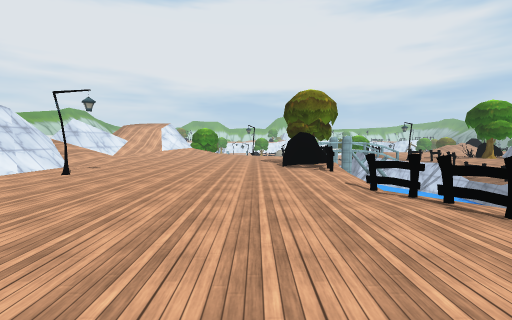
View 1 (above)

17 first-person views from a walk through a 3-D level made in the Unity game engine. The camera is 1.5 m above the floor, tilts 4° down and sees 90° across. The floor is counted in squares, 2 m on a side. Each view is taken from the middle of a square. On the plan, view 1 faces up. The plan holds only what a view shows up to about 9 squares ahead; the rest is blank. The place goes on beyond the plan. The player is left out. Some animated figures are left out. Some surface patterns are stand-ins.

View 2
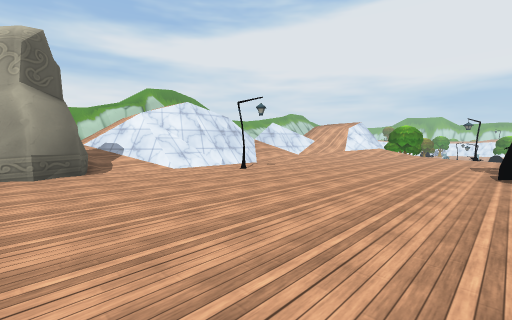

View 3
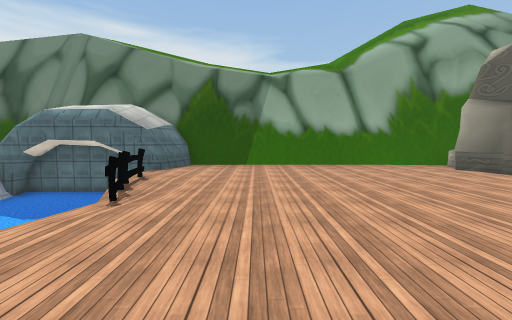

View 4
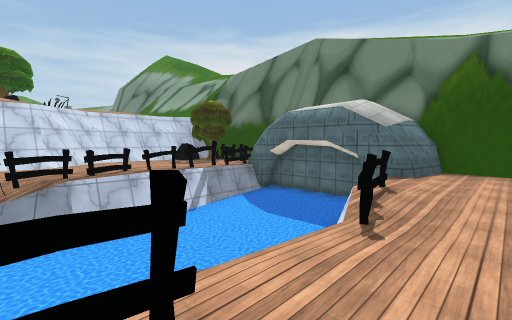

View 5
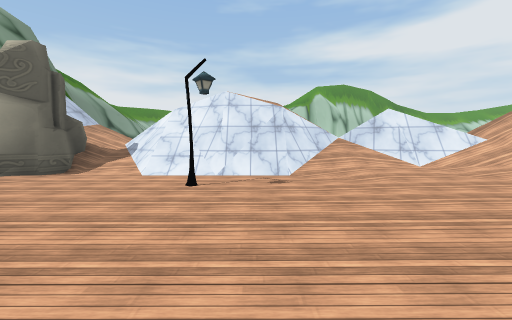

View 6
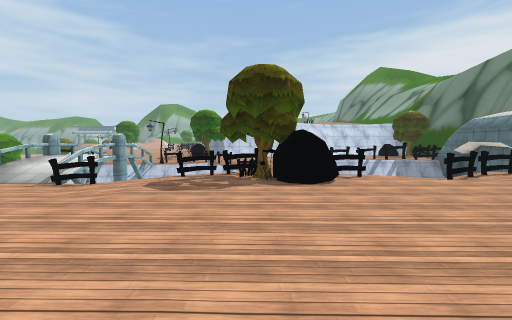

View 7
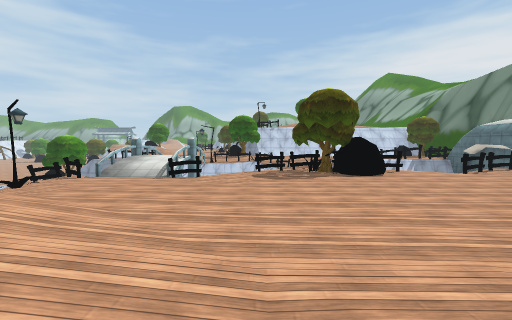

View 8
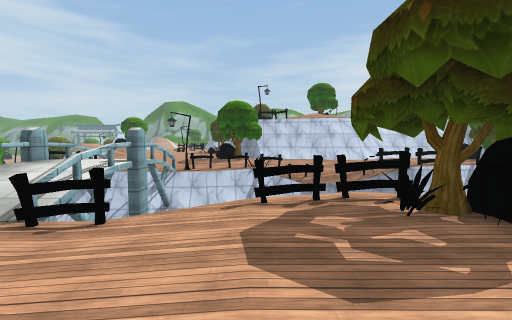

View 9
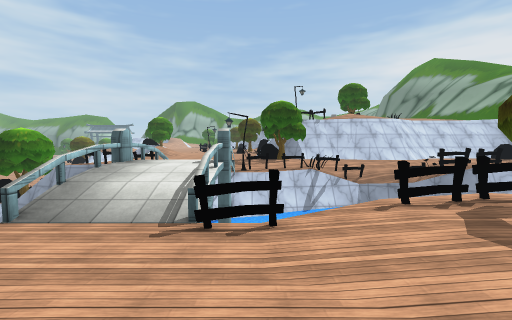

View 10
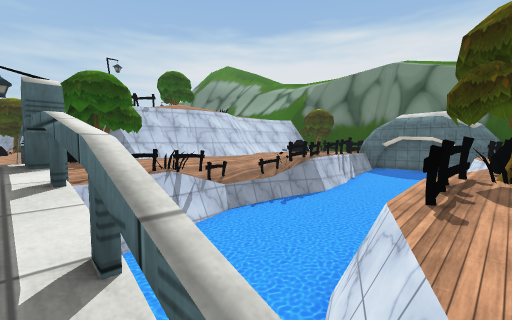

View 11
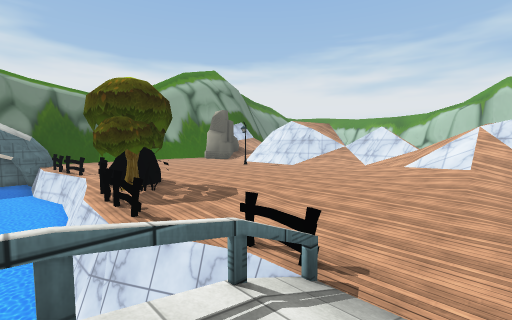

View 12
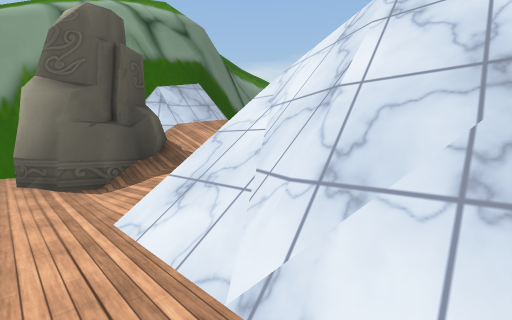

View 13
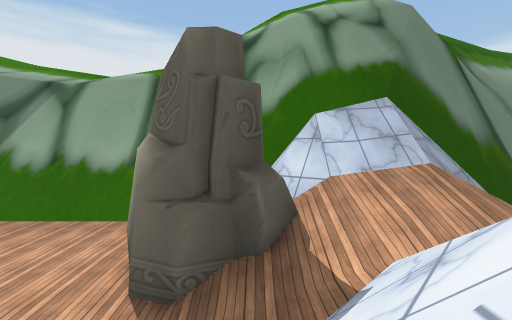

View 14
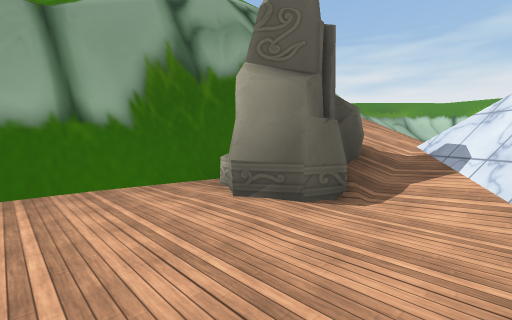

View 15
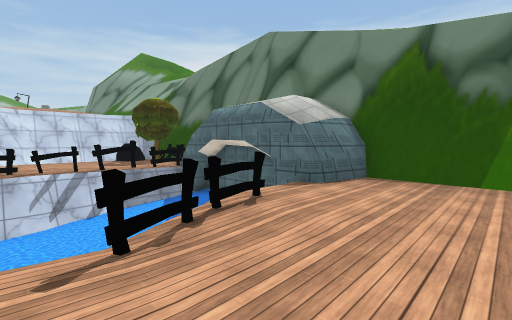

View 16
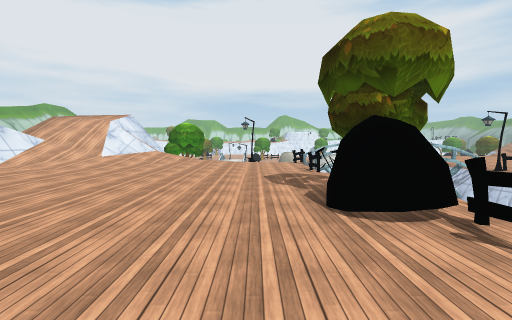

View 17
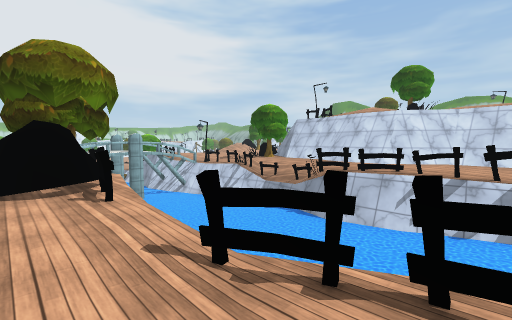

### Floor plan
Key: @ floor where view 1 was taken; # wall or solid block; x gap in a wall; . main floor; : floor 0.75 m higher than the main floor; + floor 1.5 m higher than the main floor; * floor 3.25 m higher than the main floor; % floor 4 m higher than the main floor; / step, stairs or slope; = window, fence, low wall or low ledge; ≈ liquid the walk keeps out of; v drop or lower ground; T tree; F fence; R rock; O other object.
Columns run from 15 left of view 1 to 8 right of it. Each row starts with its distance up from view 1.
 17                ..O    vO
 16               ...#xx=x=.
 15           ///......::
 14         /////......:::/.
 13        v///:.....F  ≈≈≈O
 12         //........≈≈≈≈≈F
 11         =/........F≈≈≈≈/
 10        ##.........F≈≈≈≈F
  9        v=.......OTF≈≈≈≈/
  8        *##......##≈≈≈≈≈O
  7        %v#.......F≈≈≈≈O.
  6         x#.#......≈≈≈≈F.
  5        x//........≈≈≈≈v.
  4       *==/.......F≈≈≈≈F.
  3       +=/.........F≈≈≈F.
  2      +++R#........≈≈≈≈F.
  1     ==*=##........##≈##F
  0    ###=##......@..##≈≈
 -1   #################
 -2    vvvvvvv        vvvv
 -3 vvvvvvvvvvvvvvvvvvvvv
 -4 =v ////////////////
 -5          ///    //

Positions as (right, up) in squares from view 1, and headings:
1: (0, 0), facing up
2: (1, 1), facing up-left
3: (0, 8), facing down
4: (1, 7), facing down-right
5: (0, 7), facing left
6: (-4, 9), facing right
7: (-6, 11), facing right
8: (-1, 11), facing right
9: (-1, 13), facing right
10: (2, 14), facing down-right
11: (4, 15), facing down-left
12: (-5, 7), facing down-left
13: (-7, 5), facing down
14: (-3, 4), facing down-left
15: (0, 5), facing down-right
16: (0, 5), facing up
17: (1, 3), facing up-right
